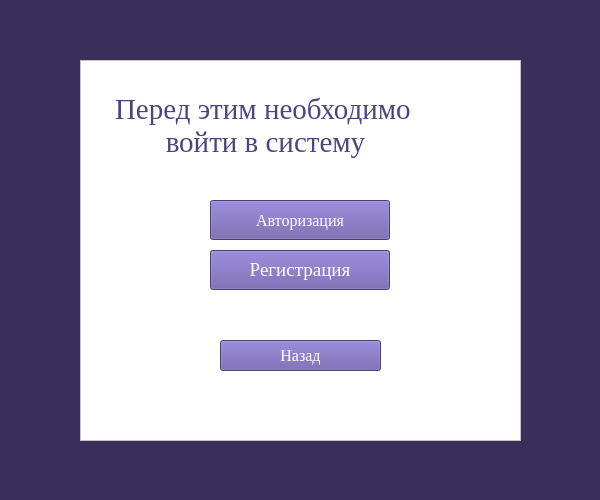
    <widget class="QWidget" name="goToSys">
     <property name="sizePolicy">
      <sizepolicy hsizetype="Fixed" vsizetype="Fixed">
       <horstretch>0</horstretch>
       <verstretch>0</verstretch>
      </sizepolicy>
     </property>
     <property name="minimumSize">
      <size>
       <width>600</width>
       <height>500</height>
      </size>
     </property>
     <property name="maximumSize">
      <size>
       <width>600</width>
       <height>500</height>
      </size>
     </property>
     <property name="styleSheet">
      <string notr="true">background-color: rgb(57, 47, 90);</string>
     </property>
     <widget class="QFrame" name="frame_5">
      <property name="geometry">
       <rect>
        <x>80</x>
        <y>60</y>
        <width>441</width>
        <height>381</height>
       </rect>
      </property>
      <property name="styleSheet">
       <string notr="true">background-color: rgb(255, 255, 255);</string>
      </property>
      <property name="frameShape">
       <enum>QFrame::StyledPanel</enum>
      </property>
      <property name="frameShadow">
       <enum>QFrame::Raised</enum>
      </property>
      <widget class="QLabel" name="RequireLabel">
       <property name="geometry">
        <rect>
         <x>35</x>
         <y>20</y>
         <width>381</width>
         <height>91</height>
        </rect>
       </property>
       <property name="font">
        <font>
         <family>Times New Roman</family>
         <pointsize>22</pointsize>
         <weight>50</weight>
         <bold>false</bold>
        </font>
       </property>
       <property name="styleSheet">
        <string notr="true">color: rgb(80, 67, 129);</string>
       </property>
       <property name="text">
        <string>Перед этим необходимо 
       войти в систему</string>
       </property>
      </widget>
      <widget class="QPushButton" name="chooseInBtn">
       <property name="geometry">
        <rect>
         <x>130</x>
         <y>140</y>
         <width>180</width>
         <height>40</height>
        </rect>
       </property>
       <property name="font">
        <font>
         <family>Times New Roman</family>
         <pointsize>12</pointsize>
        </font>
       </property>
       <property name="styleSheet">
        <string notr="true">background-color: rgb(102, 86, 166);
color: rgb(255, 255, 255);</string>
       </property>
       <property name="text">
        <string>Авторизация</string>
       </property>
      </widget>
      <widget class="QPushButton" name="chooseUpBtn">
       <property name="geometry">
        <rect>
         <x>130</x>
         <y>190</y>
         <width>180</width>
         <height>40</height>
        </rect>
       </property>
       <property name="font">
        <font>
         <family>Times New Roman</family>
         <pointsize>14</pointsize>
        </font>
       </property>
       <property name="styleSheet">
        <string notr="true">background-color: rgb(102, 86, 166);
color: rgb(255, 255, 255);</string>
       </property>
       <property name="text">
        <string>Регистрация</string>
       </property>
      </widget>
      <widget class="QPushButton" name="goMenuFromSysBtn">
       <property name="geometry">
        <rect>
         <x>140</x>
         <y>280</y>
         <width>161</width>
         <height>31</height>
        </rect>
       </property>
       <property name="font">
        <font>
         <family>Times New Roman</family>
         <pointsize>12</pointsize>
        </font>
       </property>
       <property name="styleSheet">
        <string notr="true">background-color: rgb(102, 86, 166);
color: rgb(255, 255, 255);</string>
       </property>
       <property name="text">
        <string>Назад</string>
       </property>
      </widget>
     </widget>
    </widget>
